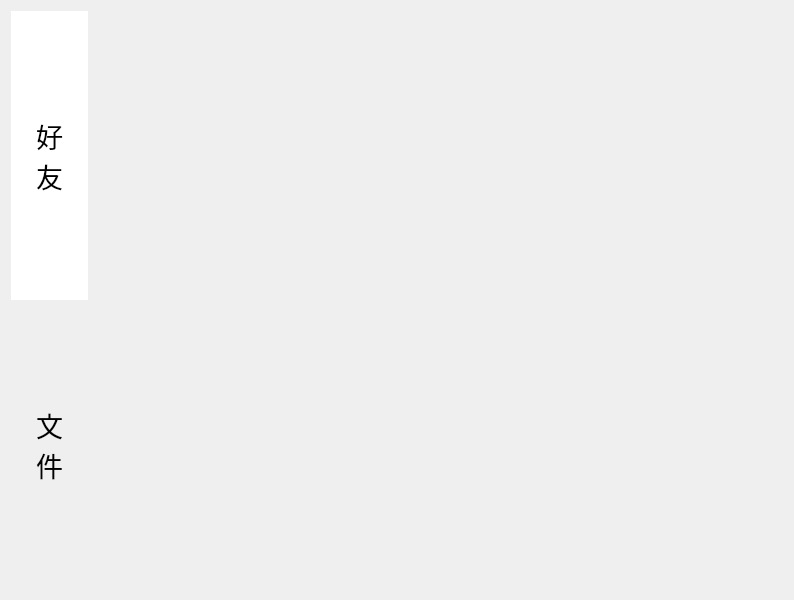
<?xml version="1.0" encoding="UTF-8"?>
<ui version="4.0">
 <class>Index</class>
 <widget class="QWidget" name="Index">
  <property name="windowModality">
   <enum>Qt::NonModal</enum>
  </property>
  <property name="geometry">
   <rect>
    <x>0</x>
    <y>0</y>
    <width>794</width>
    <height>600</height>
   </rect>
  </property>
  <property name="windowTitle">
   <string>Form</string>
  </property>
  <layout class="QGridLayout" name="gridLayout">
   <property name="spacing">
    <number>0</number>
   </property>
   <item row="0" column="0">
    <layout class="QHBoxLayout" name="horizontalLayout">
     <property name="spacing">
      <number>0</number>
     </property>
     <item>
      <layout class="QVBoxLayout" name="verticalLayout">
       <property name="spacing">
        <number>0</number>
       </property>
       <item>
        <widget class="QPushButton" name="friend_PB">
         <property name="sizePolicy">
          <sizepolicy hsizetype="Minimum" vsizetype="Expanding">
           <horstretch>0</horstretch>
           <verstretch>0</verstretch>
          </sizepolicy>
         </property>
         <property name="font">
          <font>
           <family>Agency FB</family>
           <pointsize>20</pointsize>
          </font>
         </property>
         <property name="focusPolicy">
          <enum>Qt::ClickFocus</enum>
         </property>
         <property name="contextMenuPolicy">
          <enum>Qt::CustomContextMenu</enum>
         </property>
         <property name="toolTipDuration">
          <number>-1</number>
         </property>
         <property name="styleSheet">
          <string notr="true">border:none;padding:25px;
background-color: rgb(255, 255, 255);</string>
         </property>
         <property name="text">
          <string>好
友</string>
         </property>
        </widget>
       </item>
       <item>
        <widget class="QPushButton" name="file_PB">
         <property name="sizePolicy">
          <sizepolicy hsizetype="Minimum" vsizetype="Expanding">
           <horstretch>0</horstretch>
           <verstretch>0</verstretch>
          </sizepolicy>
         </property>
         <property name="font">
          <font>
           <family>Agency FB</family>
           <pointsize>20</pointsize>
          </font>
         </property>
         <property name="styleSheet">
          <string notr="true">border:none;padding:25px;</string>
         </property>
         <property name="text">
          <string>文
件</string>
         </property>
        </widget>
       </item>
      </layout>
     </item>
     <item>
      <widget class="QStackedWidget" name="stackedWidget">
       <property name="frameShadow">
        <enum>QFrame::Plain</enum>
       </property>
       <widget class="Friend" name="friendPage"/>
       <widget class="File" name="filePage"/>
      </widget>
     </item>
    </layout>
   </item>
  </layout>
 </widget>
 <customwidgets>
  <customwidget>
   <class>Friend</class>
   <extends>QWidget</extends>
   <header location="global">friend.h</header>
   <container>1</container>
  </customwidget>
  <customwidget>
   <class>File</class>
   <extends>QWidget</extends>
   <header>file.h</header>
   <container>1</container>
  </customwidget>
 </customwidgets>
 <resources/>
 <connections/>
</ui>
